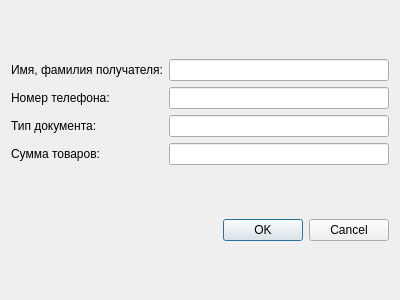
<?xml version="1.0" encoding="UTF-8"?>
<ui version="4.0">
 <class>AddEntryDestination</class>
 <widget class="QDialog" name="AddEntryDestination">
  <property name="geometry">
   <rect>
    <x>0</x>
    <y>0</y>
    <width>400</width>
    <height>300</height>
   </rect>
  </property>
  <property name="windowTitle">
   <string>Dialog</string>
  </property>
  <layout class="QVBoxLayout" name="verticalLayout">
   <item>
    <layout class="QGridLayout" name="gridLayout">
     <item row="2" column="1">
      <widget class="QLineEdit" name="firstLastDstEdit"/>
     </item>
     <item row="2" column="0">
      <widget class="QLabel" name="label_2">
       <property name="text">
        <string>Имя, фамилия получателя:</string>
       </property>
      </widget>
     </item>
     <item row="3" column="0">
      <widget class="QLabel" name="label_3">
       <property name="text">
        <string>Номер телефона:</string>
       </property>
      </widget>
     </item>
     <item row="5" column="1">
      <widget class="QLineEdit" name="productSumEdit"/>
     </item>
     <item row="5" column="0">
      <widget class="QLabel" name="label_6">
       <property name="text">
        <string>Сумма товаров:</string>
       </property>
      </widget>
     </item>
     <item row="4" column="1">
      <widget class="QLineEdit" name="documentTypeEdit"/>
     </item>
     <item row="3" column="1">
      <widget class="QLineEdit" name="phoneNumberEdit"/>
     </item>
     <item row="4" column="0">
      <widget class="QLabel" name="label_5">
       <property name="text">
        <string>Тип документа:</string>
       </property>
      </widget>
     </item>
    </layout>
   </item>
   <item>
    <widget class="QDialogButtonBox" name="buttonBox">
     <property name="orientation">
      <enum>Qt::Horizontal</enum>
     </property>
     <property name="standardButtons">
      <set>QDialogButtonBox::Cancel|QDialogButtonBox::Ok</set>
     </property>
    </widget>
   </item>
  </layout>
 </widget>
 <resources/>
 <connections>
  <connection>
   <sender>buttonBox</sender>
   <signal>accepted()</signal>
   <receiver>AddEntryDestination</receiver>
   <slot>accept()</slot>
   <hints>
    <hint type="sourcelabel">
     <x>248</x>
     <y>254</y>
    </hint>
    <hint type="destinationlabel">
     <x>157</x>
     <y>274</y>
    </hint>
   </hints>
  </connection>
  <connection>
   <sender>buttonBox</sender>
   <signal>rejected()</signal>
   <receiver>AddEntryDestination</receiver>
   <slot>reject()</slot>
   <hints>
    <hint type="sourcelabel">
     <x>316</x>
     <y>260</y>
    </hint>
    <hint type="destinationlabel">
     <x>286</x>
     <y>274</y>
    </hint>
   </hints>
  </connection>
 </connections>
</ui>
